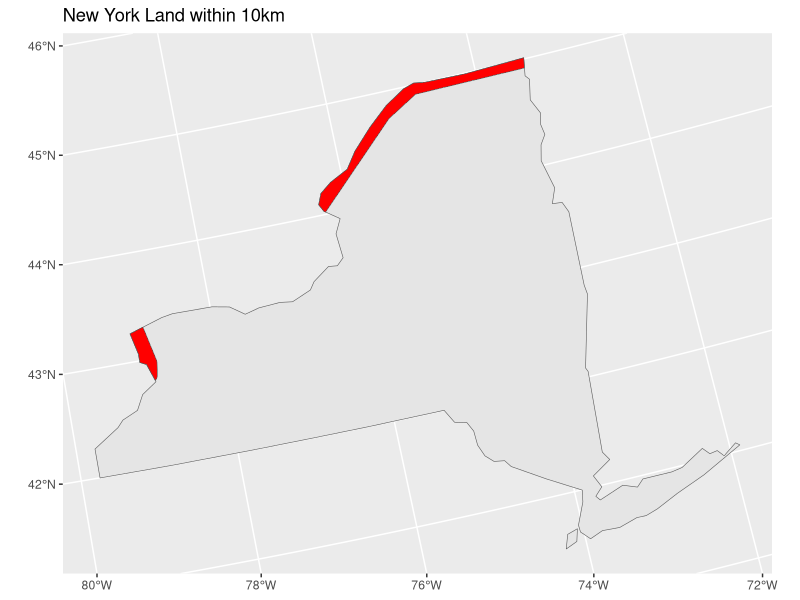

Here is the R script that generated this plot:
# Load in related libraries
library(spData)
library(sf)
library(tidyverse)
library(units)


# Load in world and US data
data(world)
data(us_states)

head(world)
head(us_states)


# Filter out Canada and NY and transform the projection
albers = "+proj=aea +lat_1=29.5 +lat_2=45.5 +lat_0=37.5 +lon_0=-96 +x_0=0 +y_0=0 +
ellps=GRS80 +datum=NAD83 +units=m +no_defs"

canada <- world %>%
  filter(name_long == "Canada") %>%
  st_transform(crs = albers)

ny <- us_states %>%
  filter(NAME == "New York") %>%
  st_transform((crs = albers))


# Spatial operation
ca_buffer <- canada%>%
  st_buffer(10000)   #buffer the canadian borders

ny_polygon <- st_intersection(ca_buffer, ny)   #intersect NY State with CA border's buffer


# Plot out the polygons and NY State
ggplot()+
  geom_sf(data=ny)+
  geom_sf(data=ny_polygon, fill="red")+
  labs(title="New York Land within 10km")


# Calculate the area of obtained polygon
by_poly_area <- st_area(ny_polygon) %>%
  set_units(km^2)

cat("Area:", by_poly_area, "(km^2)")
